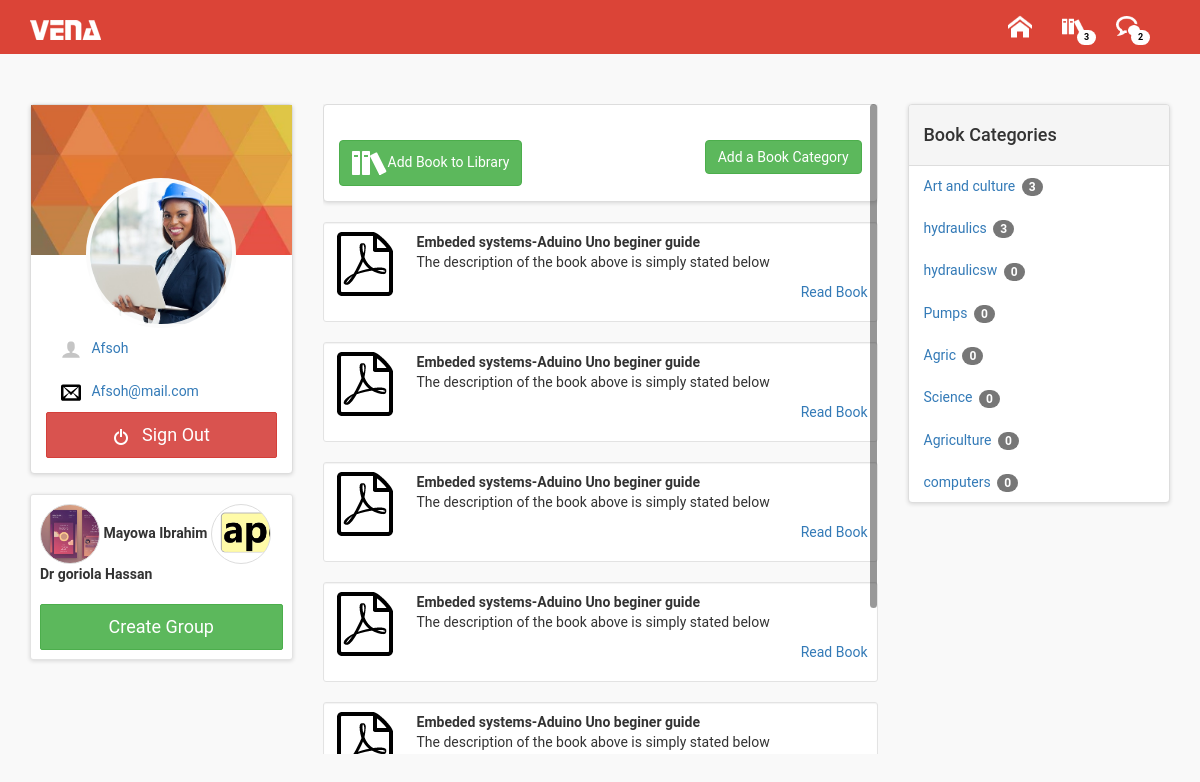
The page /library.php (signed in) on the database its author committed.
### tables this page shows
CREATE TABLE IF NOT EXISTS `user` (
  `id` int(11) NOT NULL AUTO_INCREMENT,
  `name` varchar(200) NOT NULL,
  `username` varchar(100) NOT NULL,
  `password` varchar(100) NOT NULL,
  `email` varchar(100) NOT NULL,
  `ac_level` int(11) NOT NULL DEFAULT '0',
  `boss` varchar(200) NOT NULL,
  `ppix` varchar(200) NOT NULL,
  UNIQUE KEY `id` (`id`)
);

CREATE TABLE IF NOT EXISTS `books` (
  `id` int(11) NOT NULL AUTO_INCREMENT,
  `courseId` int(11) NOT NULL,
  `bookName` varchar(255) NOT NULL,
  `description` varchar(250) NOT NULL,
  `bookDir` varchar(255) NOT NULL,
  `date_created` datetime NOT NULL,
  PRIMARY KEY (`id`)
);

CREATE TABLE IF NOT EXISTS `book_cat` (
  `id` int(11) NOT NULL AUTO_INCREMENT,
  `cat` varchar(200) NOT NULL,
  `description` varchar(200) NOT NULL,
  PRIMARY KEY (`id`)
);

### library.php (the view, shortened to what this page needs)
<?php
include 'config.php';
?>
<!doctype html>
<html>
<head>
<link rel="stylesheet" href="css/bootstrap.min.css" />
<link rel="stylesheet" href="css/vena.css" />
</head>
<body>
<div class="top-menu">
<?php
include'includes/top.php';
?>
</div>
<div class="content">
<div class="container">
<div class="row">
<div class="col-md-3 user-details">
<?php
include'includes/left.php';
?>
</div>
<div class="col-md-6 library">
<div class="library-wrap">
<div class="panel panel-default">
<div class="panel-body">
<button class="btn btn-success" id="btn-adbook"><img src="img/clipboard.png" />Add Book to Library</button>
<button class="btn btn-success pull-right" id="btn-adbookcat">Add a Book Category</button>
<br>
</div>
</div>
<?php
if(isset($_GET['catid'])){
$bookcat = $_GET['catid'];
echo getbookbycat($bookcat);
}else{
	echo getallbook();
	}
?>
</div>
</div>
<div class="col-md-3 book-cat">
<div class="books-wrap">
<div class="panel panel-default">
<div class="panel-heading"><h4>Book Categories</h4></div>
<div class="panel-body">
<nav class="hidden-sm hidden-xs affix-top" data-spy="affix" data-offset-top="319" data-offset-bottom="500">
<ul class="nav nav-pills nav-stacked" id="abt-navbar">
<?php
echo getbookcat();
?>
  </ul>
  </nav>
</div>
</div>
</div>
</div>
</div>
</div>
</div>
</body>
</html>

### includes/left.php (shortened to what this page needs)
<div class="panel panel-default">
  <div class="panel-body" style="word-wrap:break-word;">
      <div class="thumbnail" style="background:#DBDBDB url(img/ppix/<?php
	$group_q= mysqli_query($con, "SELECT * FROM user WHERE id='$id'");
	if(mysqli_num_rows($group_q)){
	while($user= mysqli_fetch_array($group_q)){
	$record = $user["ppix"];
	echo $record;
		}} ?>) no-repeat; background-size: cover; margin-top: -40%; border: 4px solid rgba(255,255,255,0.89);"></div>
    <ul class="nav nav-stacked">
  <li role="presentation" class="active"><a href="#"><img src="img/svg/user.svg" width="20" style="fill: #494949" />&nbsp;&nbsp; <?php
  	$group_q= mysqli_query($con, "SELECT * FROM user WHERE id='$id'");
	if(mysqli_num_rows($group_q)){
	while($user= mysqli_fetch_array($group_q)){
	$record = $user["username"];
	echo $record;
		}} ?></a></li>
  <li role="presentation"><a href="#"><img src="img/svg/envelop.svg"  width="20" style="fill: #494949" />&nbsp;&nbsp; <?php
  	$group_q= mysqli_query($con, "SELECT * FROM user WHERE id='$id'");
	if(mysqli_num_rows($group_q)){
	while($user= mysqli_fetch_array($group_q)){
	$record = $user["email"];
	echo $record;
		}} ?></a></li>
</ul>
    <a href="sign-out.php" class="btn btn-danger btn-lg"><img src="img/switch.png" width="16" />&nbsp;&nbsp; Sign Out</a>
  </div>
</div>
<div class=" well well-sm boss" >
<?php
if ($acl==0){ echo getboss();}else{
	echo getkid();
	echo "<button class=\"btn btn-success  btn-lg\" id=\"crt-grp\">Create Group</button>";
}
 ?>
</div>

### config.php (shortened to what this page needs)
<?php
if(isset($_SESSION["uid"])){
$id=$_SESSION["uid"];
$acl=$_SESSION["acl"];
}
else {
}
$con = mysqli_connect('localhost','root','','vena');
function getkid(){
	global $con;
	global $id;
	$rec ="";
	 $group_q= mysqli_query($con, "SELECT * FROM user WHERE boss='$id' ");
	if($n=mysqli_num_rows($group_q)){
	while($group_q1 = mysqli_fetch_array($group_q)){
	$rec .= "<div class=\"thumbnail\" id=\"md-tumb\" style=\"background: url(img/ppix/$group_q1[ppix]); background-size: cover;\"></div>
<strong> $group_q1[name]</strong>
";
}
	}
	return $rec;
}
function getbookcat(){
	global $con;
	$rec ="";
$g = mysqli_query($con,"SELECT * FROM book_cat");
if(mysqli_num_rows($g)){
	while($book_cat = mysqli_fetch_array($g)){
		$bic = $book_cat['id'];
		 $gc = mysqli_query($con,"SELECT * FROM books WHERE courseId='$bic' ");
		 $no_of_course=mysqli_num_rows($gc);
		$rec .= "
		<li role=\"presentation\" >
		<a href=\"library.php?catid=$book_cat[id]\" title=\"$book_cat[description]\">
$book_cat[cat]
<span class=\"badge\">$no_of_course</span>
  </a> </li> ";
	}
}
else {$rec = 'No categories set';}
return $rec;
}
function getallbook(){
	global $con;
	$rec ="";
$g = mysqli_query($con,"SELECT * FROM books ORDER BY id DESC");
if(mysqli_num_rows($g)){
	while($book= mysqli_fetch_array($g)){
	$rec .="<div class=\"well well-sm\">
<img src=\"img/ftype/pdf.png\" />
<p><strong>Embeded systems-Aduino Uno beginer guide</strong><br>
The description of the book above is simply stated below</p>
<a href=\"viewbookoff.php?id=$book[id]\" class=\"pull-right\" >Read Book</a>
</div>";
	}
	}
else {$rec = 'No Books uploaded yet';}
return $rec;
}
?>

### css/vena.css (style rules this page uses)
body { background-color:#F9F9F9; color: #333333; font-family: 'Roboto',RobotoDraft,Helvetica,Arial,sans-serif; }
.top-menu { background-color: #db4437; }
.content { padding-top: 50px; }
.user-details .thumbnail { width: 150px; height: 150px; border-radius: 50%; margin: auto; }
.user-details .btn-lg { width: 100%; border-radius: 2px; }
.btn-success { margin-top: 20px; }
.boss { background-color: #FFFFFF; box-shadow : 0 1px 4px 0 rgba(0,0,0,0.14); }
#md-tumb { width: 60px; height: 60px; margin-left: 0px; display:inline-block; vertical-align: middle; }
.panel { box-shadow : 0 1px 4px 0 rgba(0,0,0,0.14) }
.library-wrap .well-sm img { vertical-align: top; display: block; float:left; padding-right: 20px; }
.library-wrap .well-sm { min-height:100px; }
.library-wrap .well { margin-top: 20px; background-color: #FFFFFF; }
.book-cat .panel-body { padding: 0px; }

### rows shown on the page
user: ppix (picture), username "Afsoh", email "Afsoh@mail.com"
user: ppix (picture), name "Mayowa Ibrahim"
user: ppix (picture), name "Dr goriola Hassan"
book_cat: cat "Art and culture", no_of_course "3"
book_cat: cat "hydraulics", no_of_course "3"
book_cat: cat "hydraulicsw", no_of_course "0"
book_cat: cat "Pumps", no_of_course "0"
book_cat: cat "Agric", no_of_course "0"
book_cat: cat "Science", no_of_course "0"
book_cat: cat "Agriculture", no_of_course "0"
book_cat: cat "computers", no_of_course "0"
